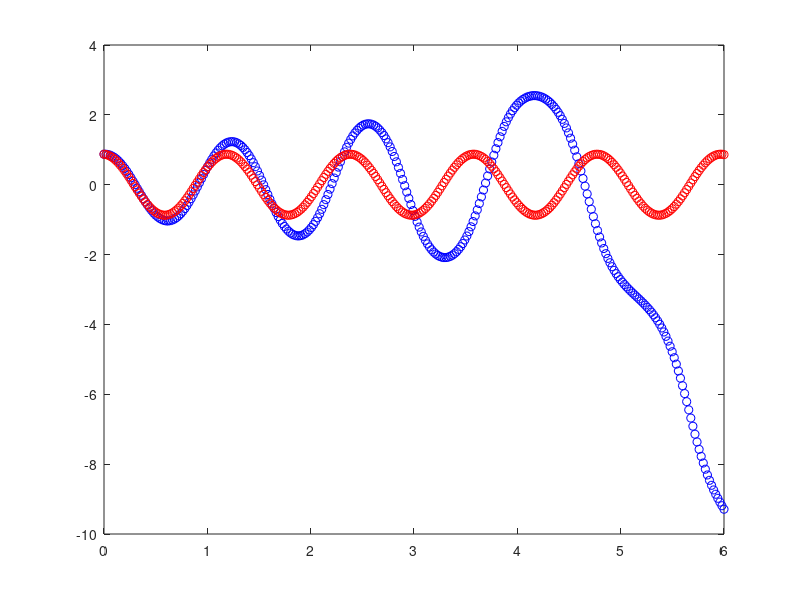

The MATLAB script that drew this image:
function pendulum
  out_dir =  "first_exercise_images";
  mkdir(out_dir);
  
  %Initial variables
  length = 2;
  initial_angle= deg2rad(50);
  gravity = 9.8;
  initial_w = 0;
  delta_t = 0.05;
  
  %Variables for the semi implicit method
  w_0_semi = initial_w;
  w_1_semi = w_0_semi;
  angle_0_semi = initial_angle;
  angle_1_semi = angle_0_semi;
  
  %Variables for the explicit method
  w_0_exp = initial_w;
  w_1_exp  = w_0_exp;
  angle_0_exp = initial_angle;
  angle_1_exp  = angle_0_exp;
  
  %Arrays for the graphics
  angles_exp = linspace(0,0,300);
  angles_semi = linspace(0,0,300);
  t = linspace(0,6,300);
  
  for i=1:300
    
    %Set the angles
    angles_exp(i) = angle_1_exp;
    angles_semi(i) = angle_1_semi;
    
    %Compute x and y semi implicit
    current_y = -1 * cos(angle_0_semi) * length;
    current_x = sin(angle_0_semi) * length;
    
    %Plot the semi implicit method
    plot(current_x,current_y,'ro');
    axis([-2,2,-2,2]);
    hold on
    
    line([0,current_x],[0 , current_y],"linestyle","-","color","r");
    axis([-2,2,-2,2]);
    hold on;
    
    
    %Update variables (semi implicit)
    w_1_semi = w_0_semi + delta_t * ( (-gravity/length) * sin(angle_0_semi));
    angle_1_semi = angle_0_semi + delta_t * w_1_semi;
    w_0_semi = w_1_semi;
    angle_0_semi = angle_1_semi;
    
    %Compute x and y explicitly
    current_y = -1 * cos(angle_0_exp) * length;
    current_x = sin(angle_0_exp) * length;
    
    %Plot the explicity method
    plot(current_x,current_y,'bo');
    axis([-2,2,-2,2]);
    hold on
    
    line([0,current_x],[0 , current_y],"linestyle","-","color","b");
    axis([-2,2,-2,2]);
    hold on;
    
    
    %Update variables (explicity)
    w_1_exp = w_0_exp+ delta_t * ( (-gravity/length) * sin(angle_0_exp));
    angle_1_exp = angle_0_exp + delta_t * w_0_exp;
    w_0_exp = w_1_exp;
    angle_0_exp = angle_1_exp;
    
    fname = fullfile(out_dir,sprintf("img%03i.png",i));
    imwrite(getframe(gcf).cdata,fname);
    hold off;
  endfor

  %Plot angles over time
  plot(t,angles_exp,'bo');
  hold on;
  
  plot(t,angles_semi,'ro');
  
  
endfunction
